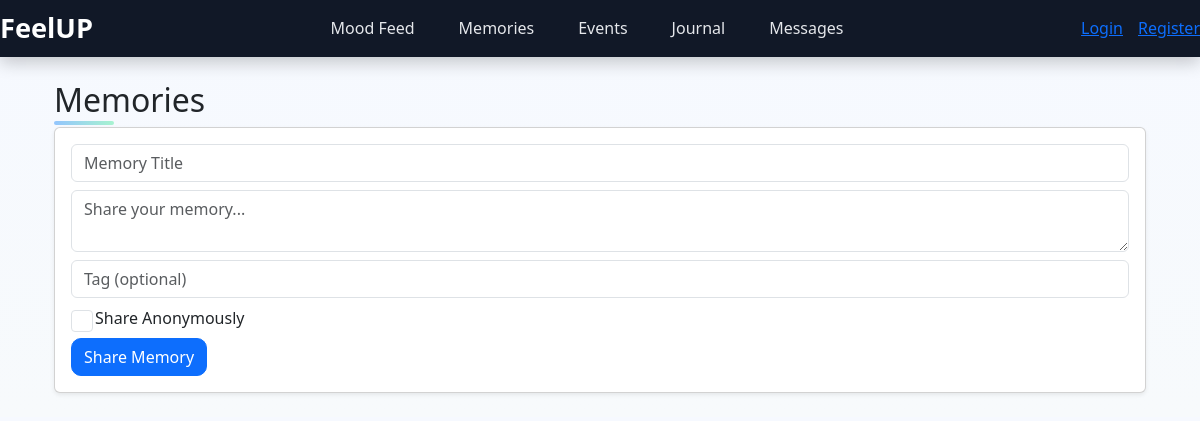
Before: /memory with the older database file.
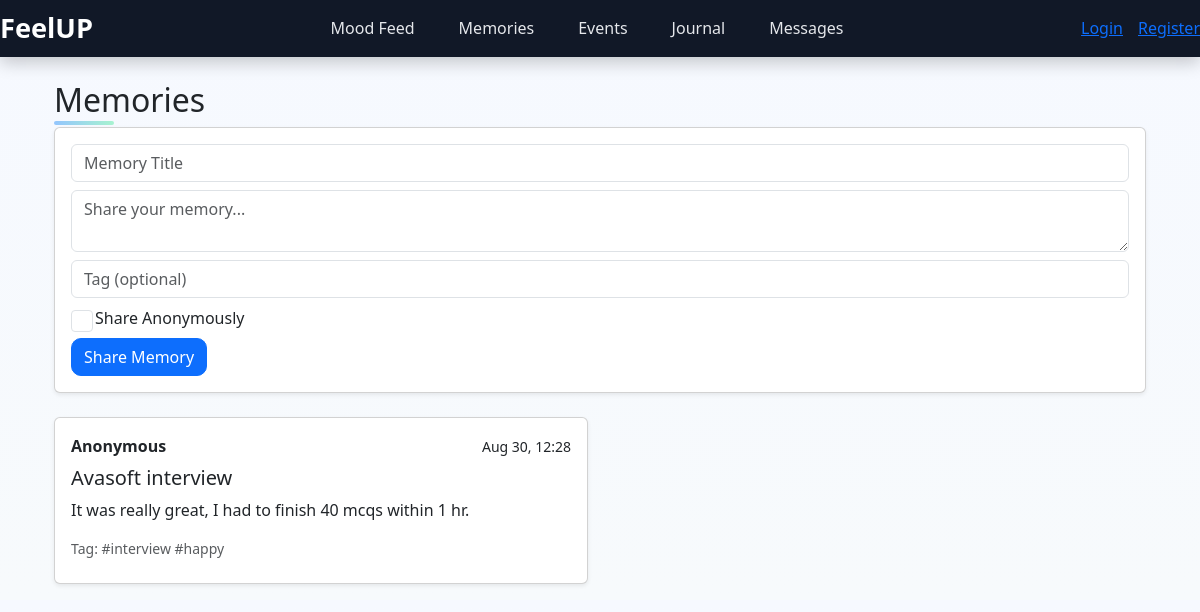
After: the same page with the newer database file.
### app.py (models this page shows)
class Memory(db.Model):
    id = db.Column(db.Integer, primary_key=True)
    user_id = db.Column(db.Integer, db.ForeignKey('user.id'), nullable=True)
    username = db.Column(db.String(120))
    title = db.Column(db.String(200))
    body = db.Column(db.Text)
    tag = db.Column(db.String(120))
    anonymous = db.Column(db.Boolean, default=False)
    created_at = db.Column(db.DateTime, default=datetime.utcnow)

### app.py (the view, shortened to what this page needs)
@app.route('/memory', methods=['GET','POST'])
def memory():
    user = current_user()
    tag = request.args.get('tag')
    if tag:
        memories = Memory.query.filter_by(tag=tag).order_by(Memory.created_at.desc()).all()
    else:
        memories = Memory.query.order_by(Memory.created_at.desc()).limit(50).all()
    return render_template('memory.html', memories=memories, user=user)

### app.py (called while the page is built)
def current_user():
    uid = session.get('user_id')
    if uid:
        return User.query.get(uid)
    return None

### templates/memory.html (shortened to what this page needs)
{% extends "base.html" %}
{% block content %}
<div class="container mt-4">
  <h2>Memories</h2>
  <div class="card p-3 mb-4 shadow-sm">
    <form method="POST">
      <input type="text" name="title" class="form-control mb-2" placeholder="Memory Title" required>
      <textarea name="body" class="form-control mb-2" placeholder="Share your memory..." required></textarea>
      <input type="text" name="tag" class="form-control mb-2" placeholder="Tag (optional)">
      <div class="form-check mb-2">
        <input type="checkbox" class="form-check-input" name="anonymous" id="anonCheckMem">
        <label class="form-check-label" for="anonCheckMem">Share Anonymously</label>
      </div>
      <button class="btn btn-primary">Share Memory</button>
    </form>
  </div>
  <div class="row">
    {% for mem in memories %}
    <div class="col-md-6 mb-3">
      <div class="card p-3 shadow-sm">
        <div class="d-flex justify-content-between align-items-center mb-2">
          <strong>{{ mem.username }}</strong>
          <small>{{ mem.created_at.strftime('%b %d, %H:%M') }}</small>
        </div>
        <h5>{{ mem.title }}</h5>
        <p>{{ mem.body }}</p>
        <small class="text-muted">Tag: {{ mem.tag }}</small>
      </div>
    </div>
    {% endfor %}
  </div>
</div>
{% endblock %}

Changed rows visible on the page:
added Memory: username "Anonymous", created_at "Aug 30, 12:28", title "Avasoft interview", body "It was really great, I had to finish 40 mcqs within 1 hr.", tag "#interview #happy"
